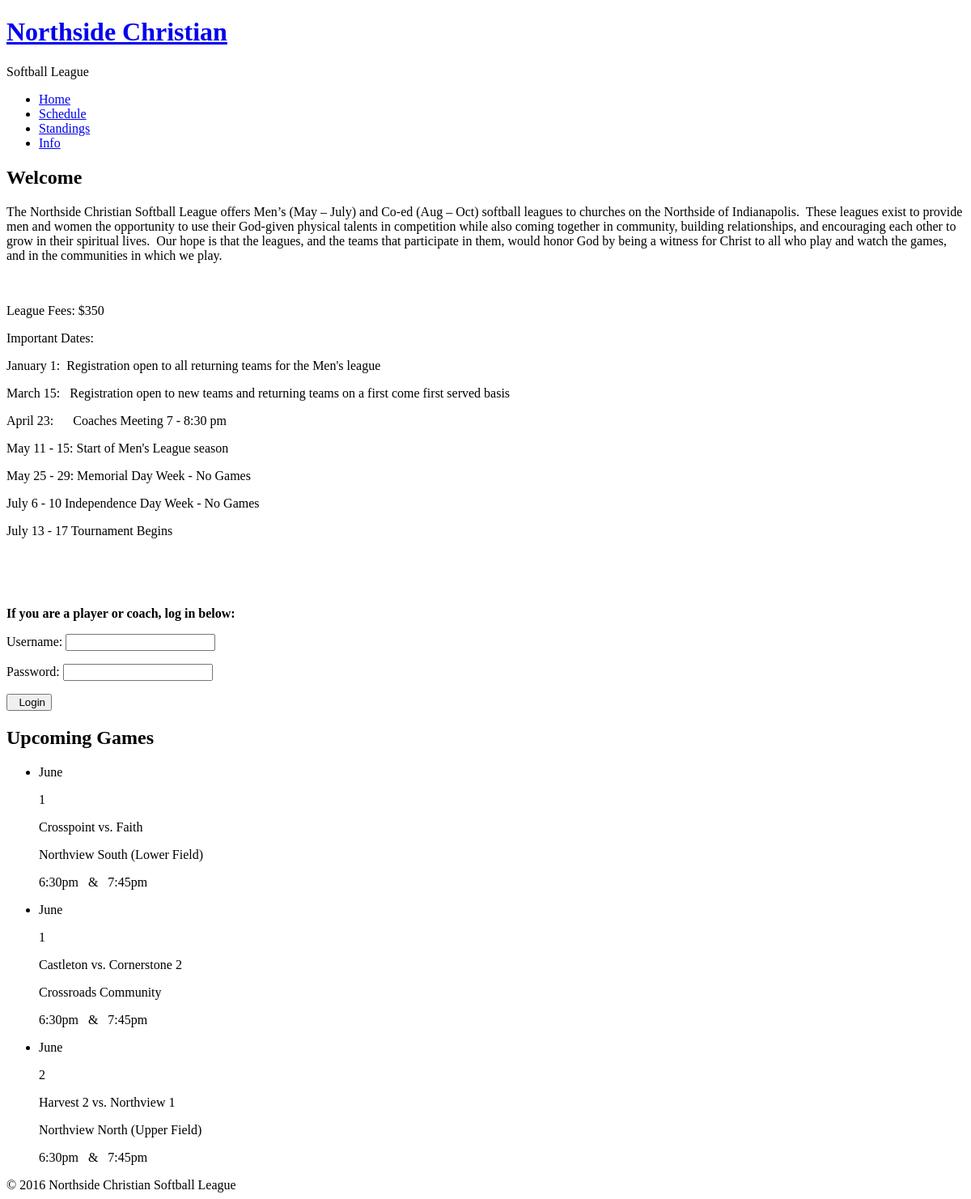
Before: / with the older database file.
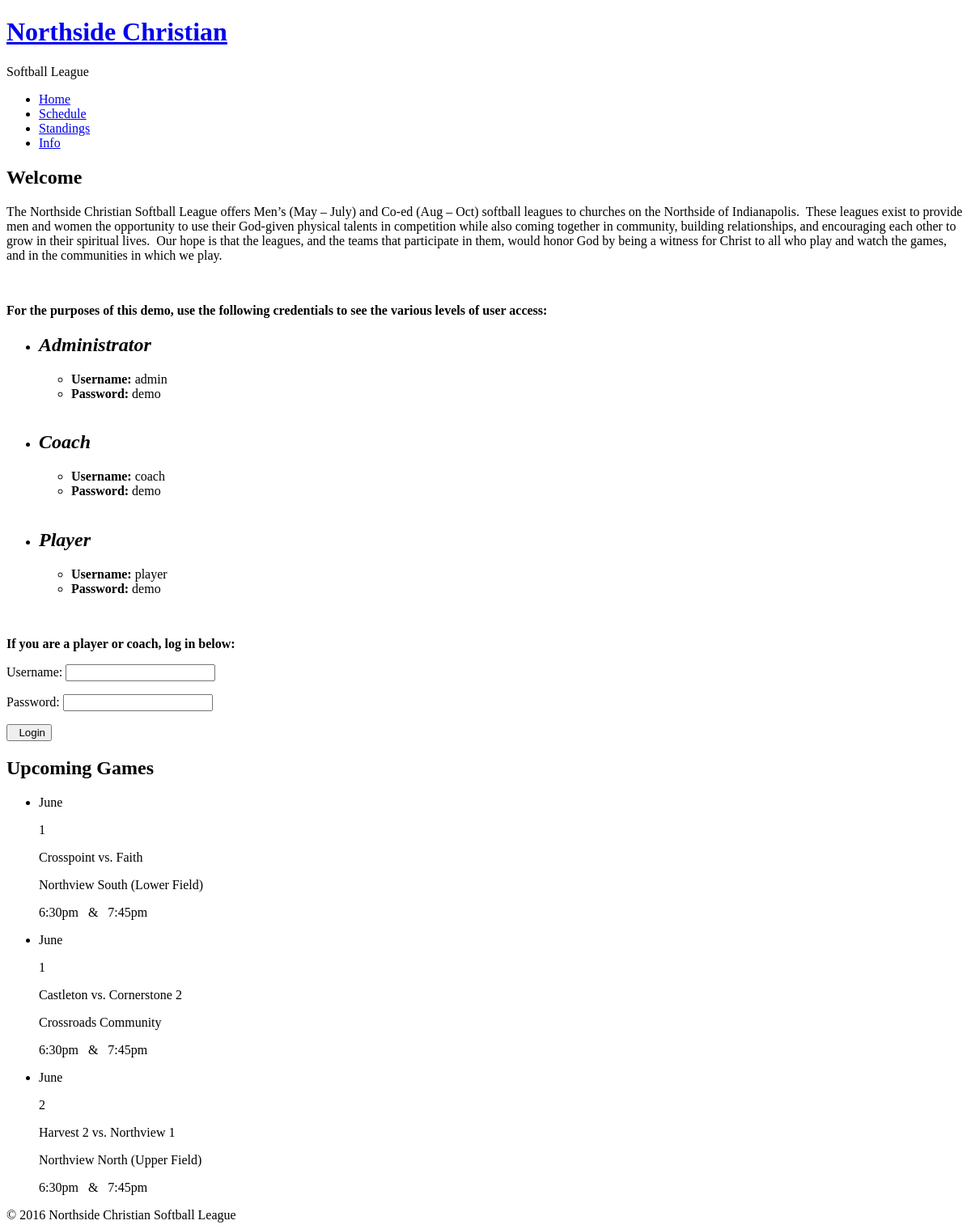
After: the same page with the newer database file.
### tables this page shows
CREATE TABLE `pages` (
  `id` int(11) NOT NULL,
  `parent` char(4) NOT NULL,
  `element` tinytext NOT NULL,
  `content` longtext NOT NULL
);

CREATE TABLE `games` (
  `id` int(11) NOT NULL,
  `team1` tinytext NOT NULL,
  `gameday` varchar(9) NOT NULL,
  `gamedate` date NOT NULL,
  `game1` time NOT NULL,
  `game2` time NOT NULL,
  `division` char(1) NOT NULL,
  `field` tinytext NOT NULL,
  `team2` tinytext NOT NULL,
  `score1_t1` int(11) NOT NULL,
  `score1_t2` int(11) NOT NULL,
  `score2_t1` int(11) NOT NULL,
  `score2_t2` int(11) NOT NULL
);

### index.php (the view)
<?php
$pageTitle = false;
include('header.php');
if(!$loggedIn) {
    include('db.php');
    $upcomingGames = array();
    $today = date("Y-m-d");
    $gugQuery = mysqli_query($knoxyConn, "SELECT * FROM games WHERE gamedate >= '$today' ORDER BY gamedate LIMIT 3") or die(mysqli_error($knoxyConn));
    $gugCount = mysqli_num_rows($gugQuery);
    if($gugCount > 0) {
        while($ug = mysqli_fetch_assoc($gugQuery)) {
            array_push($upcomingGames, $ug);
        }
        for($g=0;$g<count($upcomingGames);$g++) {
            $am1pm = 'am';
            $am2pm = 'am';
            $g1time = explode(':', $upcomingGames[$g]['game1']);
            $g2time = explode(':', $upcomingGames[$g]['game2']);
            $g1hour = intval($g1time[0]);
            $g2hour = intval($g2time[0]);
            if($g1hour >= 12) $am1pm = 'pm';
            if($g1hour > 12) $g1hour -= 12;
            if($g2hour >= 12) $am2pm = 'pm';
            if($g2hour > 12) $g2hour -= 12;
            $game1 = $g1hour.':'.$g1time[1].$am1pm;
            $game2 = $g2hour.':'.$g2time[1].$am2pm;
            $upcomingGames[$g]['game1'] = $game1;
            $upcomingGames[$g]['game2'] = $game2;
            $gameField = $upcomingGames[$g]['field'];
            $getFieldName = mysqli_query($knoxyConn, "SELECT notes FROM locations WHERE name='$gameField'") or die(mysqli_error($knoxyConn));
            $gfnResult = mysqli_fetch_assoc($getFieldName);
            $fieldName = $gfnResult['notes'];
            $upcomingGames[$g]['field'] = $fieldName;
        }
    }
    $hbq = mysqli_query($knoxyConn, "SELECT content FROM pages WHERE parent='home'") or die(mysqli_error($knoxyConn));
    $hbr = mysqli_fetch_assoc($hbq);
    $homeBlurb = $hbr['content'];
    if(!$ajaxNavRequest) {
?>
    <div id="mainContentWrapper">
<?php }?>
      <div id="main"<?php if($ajaxNavRequest) echo ' style="display:none"';?>>
        <div class="container">
            <div class="row">
                <div id="content" class="8u skel-cell-important">
                    <div id="contentWrapper">
                    <section>
                        <header>
                            <h2>Welcome</h2>
                        </header>
                        <?php echo $homeBlurb;?>
                        <br>
                        <p><strong>If you are a player or coach, log in below:</strong></p>
                        <form id="loginForm" onsubmit="loginSubmit(event)">
                        <p>
                            <label for="username">Username: </label>
                            <input type="text" id="username" name="username">
                        </p>
                        <p>
                            <label for="password">Password: </label>
                            <input type="password" id="password" name="password">
                        </p>
                        <p><button type="submit" id="btnloginSubmit"><i class="fa fa-sign-in"></i>&nbsp; Login</button></p>
                        </form>
                    </section>
                  </div>
                </div>
                <div id="sidebar" class="4u">
                    <section>
                        <header>
                            <h2>Upcoming Games</h2>
                        </header>
                        <?php if(count($upcomingGames) > 0) {?>
                        <ul class="style">
                            <li>
                                <div class="calendar">
                                    <p class="month"><?php echo date("F", strtotime($upcomingGames[0]['gamedate']));?></p>
                                    <p class="date"><?php echo date("j", strtotime($upcomingGames[0]['gamedate']));?></p>
                                </div>
                                <p class="title"><?php echo $upcomingGames[0]['team1'].' vs. '.$upcomingGames[0]['team2'];?></p>
                                <p class="location"><?php echo $upcomingGames[0]['field'];?></p>
                                <p class="text"><?php echo $upcomingGames[0]['game1'].' &nbsp; &amp; &nbsp; '.$upcomingGames[0]['game2'];?></p>
                            </li>
                            <?php if(count($upcomingGames) > 1) {?>
                            <li>
                                <div class="calendar">
                                    <p class="month"><?php echo date("F", strtotime($upcomingGames[1]['gamedate']));?></p>
                                    <p class="date"><?php echo date("j", strtotime($upcomingGames[1]['gamedate']));?></p>
                                </div>
                                <p class="title"><?php echo $upcomingGames[1]['team1'].' vs. '.$upcomingGames[1]['team2'];?></p>
                                <p class="location"><?php echo $upcomingGames[1]['field'];?></p>
                                <p class="text"><?php echo $upcomingGames[1]['game1'].' &nbsp; &amp; &nbsp; '.$upcomingGames[1]['game2'];?></p>
                            </li>
                            <?php }
                            if(count($upcomingGames) > 2) {?>
                            <li>
                                <div class="calendar">
                                    <p class="month"><?php echo date("F", strtotime($upcomingGames[2]['gamedate']));?></p>
                                    <p class="date"><?php echo date("j", strtotime($upcomingGames[2]['gamedate']));?></p>
                                </div>
                                <p class="title"><?php echo $upcomingGames[2]['team1'].' vs. '.$upcomingGames[2]['team2'];?></p>
                                <p class="location"><?php echo $upcomingGames[2]['field'];?></p>
                                <p class="text"><?php echo $upcomingGames[2]['game1'].' &nbsp; &amp; &nbsp; '.$upcomingGames[2]['game2'];?></p>
                            </li>
                            <?php }?>
                        </ul>
                        <?php } else {
                            echo '<p>No upcoming games in the foreseeable future.</p>';
                        }
                        ?>
                    </section>
                </div>
            </div>
        </div>
      </div>
<?php if(!$ajaxNavRequest) echo '    </div>'."\n";
} else {
    include('news.php');
    exit();
}
include('footer.php');
?>

### header.php (shortened to what this page needs)
<?php
$ncslBaseUrl = "https://www.knoxy.tk/portfolio/ncsl/";
$loggedIn = false;
$homeWord = (($loggedIn) ? "News" : "Home");
$ajaxNavRequest = ((isset($_GET['ajax'])) ? true : false);
if(!$pageTitle && $loggedIn || $ajaxNavRequest) {
} else {
?>
<!DOCTYPE HTML>
<html>
<head>
</head>
<body class="homepage">
    <div id="header">
        <div class="container">
            <div id="logo">
                <h1><a href="#">Northside Christian</a></h1>
                <span>Softball League</span>
            </div>
            <nav id="nav">
                <ul>
                    <li <?php if(!$pageTitle || $pageTitle=='News') echo 'class="active"';?>><a href="<?php echo $ncslBaseUrl;?>"><?php echo $homeWord;?></a></li>
                    <li <?php if($pageTitle=='Schedule') echo 'class="active"';?>><a href="<?php echo $ncslBaseUrl;?>schedule">Schedule</a></li>
                    <li <?php if($pageTitle=='Standings') echo 'class="active"';?>><a href="<?php echo $ncslBaseUrl;?>standings">Standings</a></li>
                    <li <?php if($pageTitle=='Info') echo 'class="active"';?>><a href="<?php echo $ncslBaseUrl;?>info">Info</a></li>
                </ul>
            </nav>
        </div>
    </div>
<?php }
?>

### footer.php (shortened to what this page needs)
<?php
if(!$ajaxNavRequest) {
?>
    <div id="copyright">
        <div class="container">&copy; 2016 Northside Christian Softball League</div>
    </div>
</body>
</html>
<?php }?>

Changed rows visible on the page:
changed pages: content "…in which we play. League Fees: $350 Important Dates: January 1: Registration open to all returning teams for the Men's league March 15: Registration open to new teams and returning teams on a first come first served basis April 23: Coaches Meeting 7 - 8:30 pm May 11 - 15: Start of Men's League season May 25 - 29: Memorial Day Week - No Games July 6 - 10 Independence Day Week - No Games July 13 - 17 Tournament Begins" → "…in which we play. For the purposes of this demo, use the following credentials to see the various levels of user access: Administrator Username: admin Password: demo Coach Username: coach Password: demo Player Username: player Password: demo"
